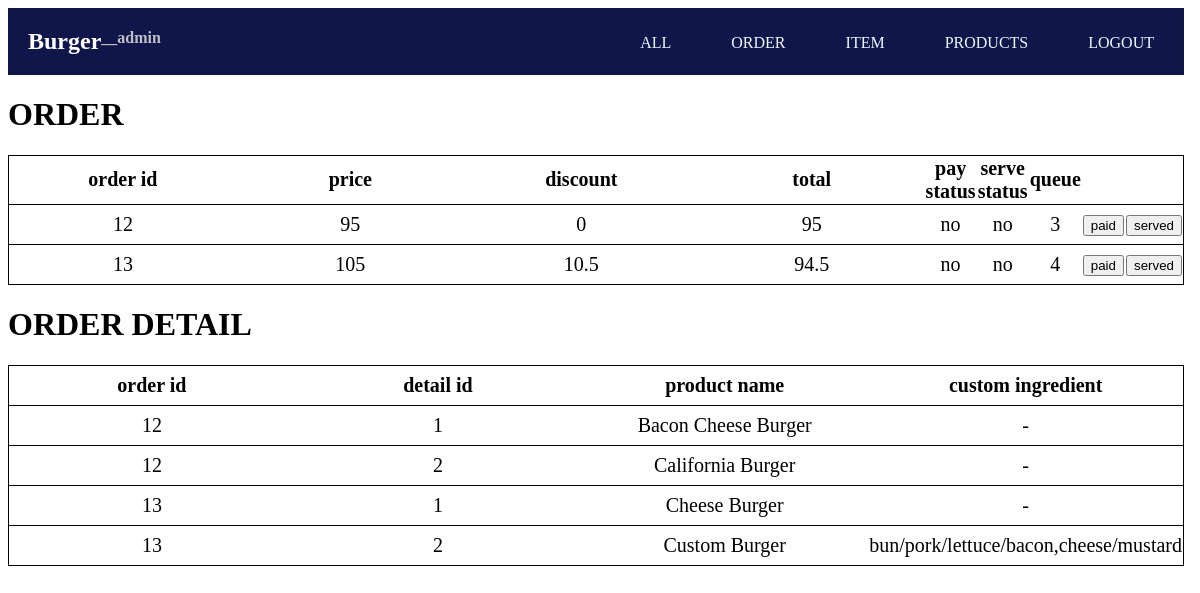
Page /admin_order.php (signed in) on the committed database.
### tables this page shows
CREATE TABLE `order_list` (
  `order_id` int(11) NOT NULL,
  `price` double NOT NULL,
  `discount` double NOT NULL,
  `total` double NOT NULL,
  `pay_status` int(2) NOT NULL,
  `serve_status` int(2) NOT NULL
);

CREATE TABLE `queue` (
  `queue` int(11) NOT NULL,
  `id` int(11) NOT NULL
);

CREATE TABLE `order_details` (
  `order_id` int(11) NOT NULL,
  `detail_id` int(11) NOT NULL,
  `name` varchar(255) NOT NULL,
  `custom_ingredient` varchar(255) NOT NULL
);

### admin_order.php (the view, shortened to what this page needs)
<?php
    include 'connection.php';
?>
<!DOCTYPE html>
<html lang="en">
<head>
    <link rel="stylesheet" href="admincss.css">
    <link rel="stylesheet" href="https://cdn.datatables.net/2.0.3/css/dataTables.dataTables.min.css">
</head>
<body>
<nav>
        <div class="namenav">
            <h2>Burger</h2>
        </div>
        <div class="namenav2">
            <h4>__</h4>
            <h4>admin</h4>
        </div>
        <nav class="menu">
            <ul>
                <li><a href="admin.php">ALL</a></li>
                <li><a href="admin_order.php">ORDER</a></li>
                <li><a href="admin_ingredient.php">ITEM</a></li>
                <li><a href="admin_products.php">PRODUCTS</a></li>
                <li><a href="logout.php" id="logout-bot">LOGOUT</a></li>
            </ul>
        </nav>
</nav>
<h1>ORDER</h1>
<table id="myTable">
        <thead>
            <th>order id</th>
            <th>price</th>
            <th>discount</th>
            <th>total</th>
            <th>pay status</th>
            <th>serve status</th>
            <th>queue</th>
            <th></th>
            <th></th>
        </thead>
<?php
$product_array = $conn->query("SELECT * FROM order_list WHERE pay_status = 0 or serve_status = 0;");
while ($row = $product_array->fetch_assoc()){
?>
    <tr>
        <td> <?php echo $row['order_id'] ?> </td>
        <td> <?php echo $row['price'] ?> </td>
        <td> <?php echo $row['discount'] ?> </td>
        <td> <?php echo $row['total'] ?> </td>
        <td>
            <?php
            if($row['pay_status'] == 0){
                echo "no";
            }else{
                echo "yes";
            } ?>
        </td>
        <td>
            <?php
            if($row['serve_status'] == 0){
                echo "no";
            }else{
                echo "yes";
            } ?>
        </td>
        <td>
            <?php
                $id = $row['order_id'];
                $q = $conn->query("SELECT * FROM queue WHERE id = '$id'");
                $queue = $q->fetch_assoc();
                echo $queue['queue'][0];
            ?>
        </td>
        <td>
            <form action="#" method="post">
                <button type="submit" name="pay">paid</button>
            </form>
        </td>
        <td>
        <form action="#" method="post">
            <button type="submit" name="serve">served</button>
        </form>
        </td>
    </tr>
<?php
}
?>
</table>
<h1>ORDER DETAIL</h1>
<table id="myTable2" >
        <thead>
            <th>order id</th>
            <th>detail id</th>
            <th>product name</th>
            <th>custom ingredient</th>
        </thead>
<?php
$product_array = $conn->query("SELECT * FROM order_list WHERE pay_status = 0 or serve_status = 0;");
while ($row2 = $product_array->fetch_assoc()){
    $id = $row2['order_id'];
    $details_array = $conn->query("SELECT * FROM order_details WHERE order_id = '$id'");
    while($row = $details_array->fetch_assoc()){
?>
    <tr>
        <td> <?php echo $row['order_id'] ?> </td>
        <td> <?php echo $row['detail_id'] ?> </td>
        <td> <?php echo $row['name'] ?> </td>
        <td> <?php echo $row['custom_ingredient'] ?> </td>
    </tr>
<?php
}}
?>
</table>
</body>
</html>

### admincss.css (style rules this page uses)
body { width: 98vw; height: 100vh; background-color: rgb(255, 255, 255); }
nav { background-color: rgb(16, 22, 73); width: 100%; height: auto; display: flex; justify-content: flex-end; }
.namenav { color: white; display: flex; padding-left: 20px; }
.namenav2 { display: flex; color: rgb(189, 192, 196); }
ul { padding-top: 10px; display: flex; }
ul li { list-style: none; }
ul li a { text-decoration: none; color: aliceblue; padding: 15px 30px; transition: 200ms; }
#logout-bot { text-decoration: none; color: aliceblue; padding: 15px 30px; transition: 200ms; }
td, th { font-size: 20px; overflow-wrap: break-word; }
tr { border: 1px solid black; height: 40px; }
table,td,tr,th { text-align: center; border-collapse: collapse; }
thead th { justify-content: end; }
#myTable3 th, table td { width: 25% }

### rows in the picture
order_list: order_id "12", price "95", discount "0", total "95", pay_status "no", serve_status "no", queue.queue "3"
order_list: order_id "13", price "105", discount "10.5", total "94.5", pay_status "no", serve_status "no", queue.queue "4"
order_details: order "12", detail "1", name "Bacon Cheese Burger", custom_ingredient "-"
order_details: order "12", detail "2", name "California Burger", custom_ingredient "-"
order_details: order "13", detail "1", name "Cheese Burger", custom_ingredient "-"
order_details: order "13", detail "2", name "Custom Burger", custom_ingredient "bun/pork/lettuce/bacon,cheese/mustard"
